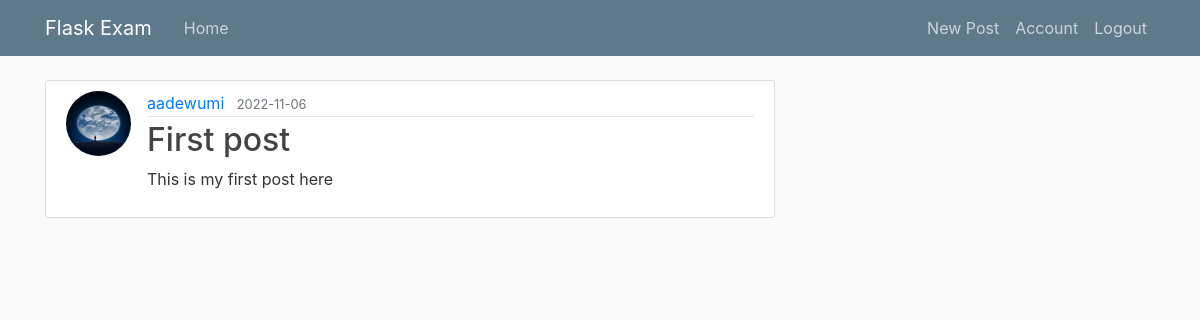
The app's page /post/1 (signed in) with its own data.
### flaskexam/models.py (models this page shows, shortened)
class User(db.Model,UserMixin):
    id=db.Column(db.Integer, primary_key=True)
    username=db.Column(db.String(20), unique=True, nullable=False)
    email=db.Column(db.String(120), unique=True, nullable=False)
    firstname=db.Column(db.String(120), nullable=False)
    lastname=db.Column(db.String(120), nullable=False)
    image_file=db.Column(db.String(20), nullable=False,default='default.jpg')
    password=db.Column(db.String(60), nullable=False)
    posts=db.relationship('Post', backref=db.backref('author', lazy='joined'),
                                lazy='dynamic')

class Post(db.Model):
    id=db.Column(db.Integer, primary_key=True)
    title=db.Column(db.String(100), nullable=False)
    date_posted=db.Column(db.DateTime, nullable=False, default=datetime.utcnow)
    content=db.Column(db.Text, nullable=False)
    user_id=db.Column(db.Integer, db.ForeignKey('user.id'), nullable=False)

### flaskexam/posts/routes.py (the view)
@posts.route('/post/<int:post_id>',methods=['GET','POST'])
@login_required
def post(post_id):
    post=Post.query.get_or_404(post_id)
    return render_template('post.html', title=post.title, post=post)

### flaskexam/models.py (called while the page is built)
@login_manager.user_loader
def load_user(user_id):
    with app.app_context():
        return User.query.get(int(user_id))

### flaskexam/templates/post.html (shortened to what this page needs)
{% extends "base.html"%}
{% block content %}
<article class="media content-section">
    <img class="rounded-circle article-img"
        src="{{url_for('static',filename='profilepicture/'+post.author.image_file)}}" alt="">
    <div class="media-body">
        <div class="article-metadata">
            <a class="mr-2" href="{{url_for('users.user_posts', username=post.author.username)}}">{{
                post.author.username
                }}</a>
            <small class="text-muted">{{ post.date_posted.strftime('%Y-%m-%d') }}</small>
        </div>
        <h2 class="article-title">{{ post.title }}</h2>
        <p class="article-content">{{ post.content }}</p>
    </div>
</article>
{% endblock content %}

### flaskexam/static/main.css (style rules this page uses)
body { background: #fafafa; color: #333333; margin-top: 5rem; }
h1, h2, h3, h4, h5, h6 { color: #444444; }
.content-section { background: #ffffff; padding: 10px 20px; border: 1px solid #dddddd; border-radius: 3px; margin-bottom: 20px; }
.article-title { color: #444444; }
.article-content { white-space: pre-line; }
.article-img { height: 65px; width: 65px; margin-right: 16px; }
.article-metadata { padding-bottom: 1px; margin-bottom: 4px; border-bottom: 1px solid #e3e3e3 }

### records on screen
User: image_file (placeholder picture), author.username "aadewumi"
Post: date_posted "2022-11-06", title "First post", content "This is my first post here"
